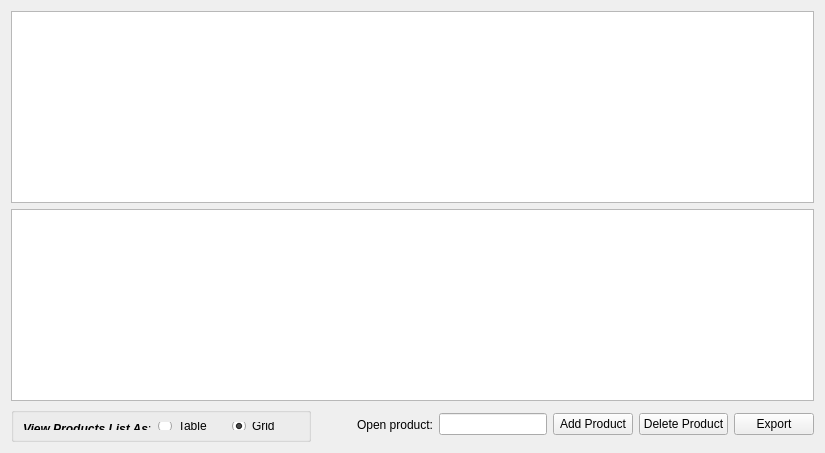
     <widget class="QWidget" name="pageBrowseProduct">
      <layout class="QVBoxLayout">
       <item>
        <widget class="QTableView" name="productsViewAlt">
         <property name="sortingEnabled">
          <bool>true</bool>
         </property>
        </widget>
       </item>
       <item>
        <widget class="QListView" name="productsView"/>
       </item>
       <item>
        <layout class="QHBoxLayout">
         <item>
          <widget class="QGroupBox" name="groupBox">
           <property name="minimumSize">
            <size>
             <width>300</width>
             <height>0</height>
            </size>
           </property>
           <property name="maximumSize">
            <size>
             <width>16777215</width>
             <height>35</height>
            </size>
           </property>
           <property name="title">
            <string/>
           </property>
           <layout class="QHBoxLayout" name="horizontalLayout">
            <item>
             <widget class="QLabel" name="label">
              <property name="text">
               <string>&lt;!DOCTYPE HTML PUBLIC &quot;-//W3C//DTD HTML 4.0//EN&quot; &quot;http://www.w3.org/TR/REC-html40/strict.dtd&quot;&gt;
&lt;html&gt;&lt;head&gt;&lt;meta name=&quot;qrichtext&quot; content=&quot;1&quot; /&gt;&lt;style type=&quot;text/css&quot;&gt;
p, li { white-space: pre-wrap; }
&lt;/style&gt;&lt;/head&gt;&lt;body style=&quot; font-family:'Lucida Grande'; font-size:9pt; font-weight:400; font-style:normal;&quot;&gt;
&lt;p style=&quot; margin-top:0px; margin-bottom:0px; margin-left:0px; margin-right:0px; -qt-block-indent:0; text-indent:0px;&quot;&gt;&lt;span style=&quot; font-weight:600; font-style:italic;&quot;&gt;View Products List As&lt;/span&gt;:&lt;/p&gt;&lt;/body&gt;&lt;/html&gt;</string>
              </property>
             </widget>
            </item>
            <item>
             <widget class="QRadioButton" name="chViewProductsListAsTable">
              <property name="text">
               <string>Table</string>
              </property>
             </widget>
            </item>
            <item>
             <widget class="QRadioButton" name="chViewProductsListAsGrid">
              <property name="text">
               <string>Grid</string>
              </property>
              <property name="checkable">
               <bool>true</bool>
              </property>
              <property name="checked">
               <bool>true</bool>
              </property>
             </widget>
            </item>
           </layout>
           <zorder>chViewProductsListAsGrid</zorder>
           <zorder>chViewProductsListAsTable</zorder>
           <zorder>label</zorder>
          </widget>
         </item>
         <item>
          <spacer>
           <property name="orientation">
            <enum>Qt::Horizontal</enum>
           </property>
           <property name="sizeHint" stdset="0">
            <size>
             <width>40</width>
             <height>20</height>
            </size>
           </property>
          </spacer>
         </item>
         <item>
          <widget class="QLabel" name="label_searchProduct">
           <property name="text">
            <string>Open product:</string>
           </property>
          </widget>
         </item>
         <item>
          <widget class="QLineEdit" name="editSearchProduct"/>
         </item>
         <item>
          <widget class="QPushButton" name="btnAddProduct">
           <property name="sizePolicy">
            <sizepolicy hsizetype="Maximum" vsizetype="Fixed">
             <horstretch>0</horstretch>
             <verstretch>0</verstretch>
            </sizepolicy>
           </property>
           <property name="maximumSize">
            <size>
             <width>150</width>
             <height>16777215</height>
            </size>
           </property>
           <property name="layoutDirection">
            <enum>Qt::LeftToRight</enum>
           </property>
           <property name="text">
            <string>Add Product</string>
           </property>
          </widget>
         </item>
         <item>
          <widget class="QPushButton" name="btnDeleteProduct">
           <property name="text">
            <string>Delete Product</string>
           </property>
          </widget>
         </item>
         <item>
          <widget class="QPushButton" name="btnExportProducts">
           <property name="text">
            <string>Export</string>
           </property>
          </widget>
         </item>
        </layout>
       </item>
      </layout>
     </widget>
